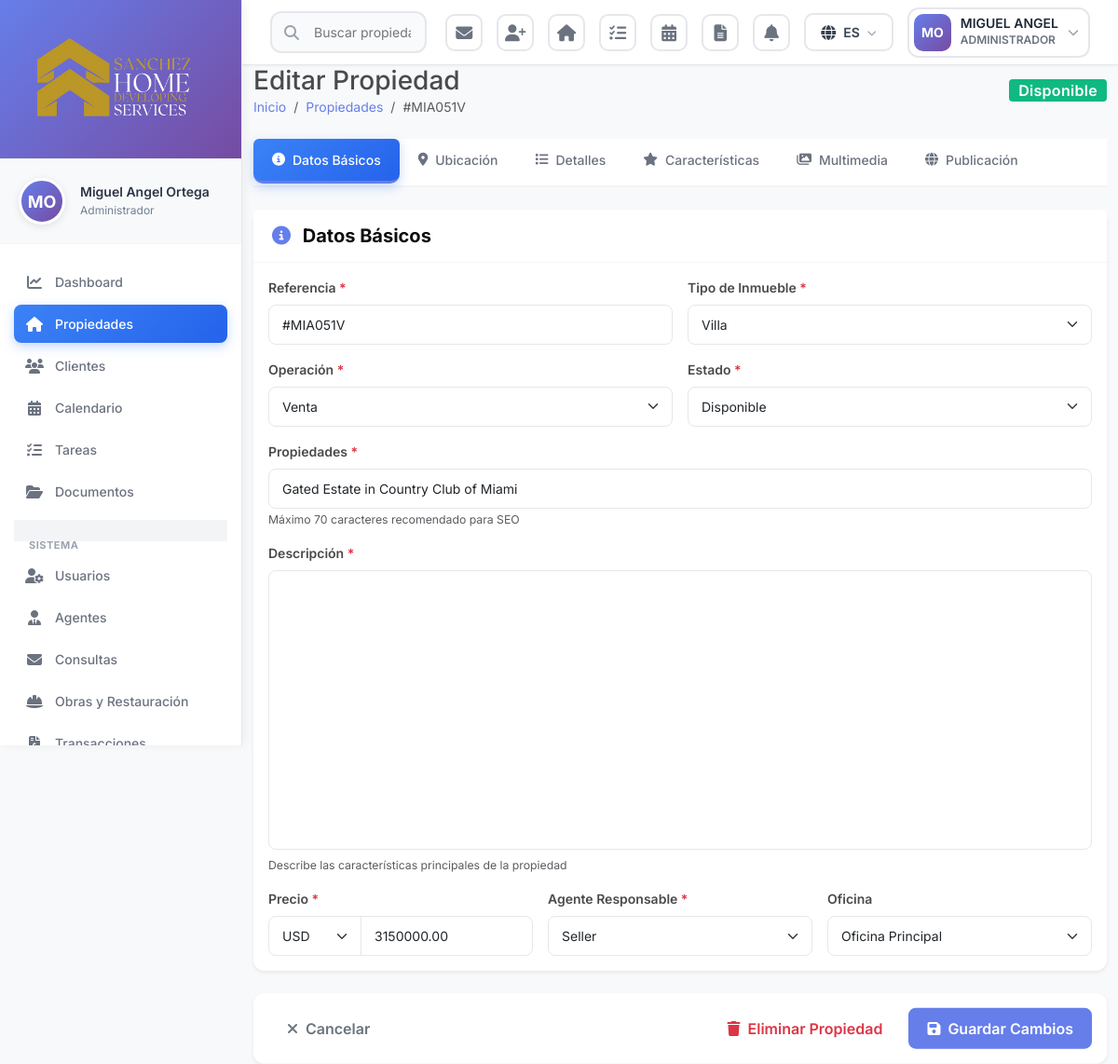
The app's page /editar-propiedad.php?id=54 (signed in) with its own data.
### tables this page shows
CREATE TABLE `users` (
  `id` int(10) UNSIGNED NOT NULL,
  `username` varchar(100) NOT NULL,
  `email` varchar(255) NOT NULL,
  `password` varchar(255) NOT NULL,
  `first_name` varchar(100) NOT NULL,
  `last_name` varchar(100) NOT NULL,
  `phone` varchar(50) DEFAULT NULL,
  `phone_office` varchar(50) DEFAULT NULL,
  `profile_picture` varchar(500) DEFAULT NULL,
  `document_id` varchar(100) DEFAULT NULL,
  `date_of_birth` date DEFAULT NULL,
  `address` text DEFAULT NULL,
  `role_id` int(10) UNSIGNED NOT NULL,
  `office_id` int(10) UNSIGNED DEFAULT NULL,
  `status` enum('active','inactive','suspended') DEFAULT 'active',
  `position` varchar(150) DEFAULT NULL,
  `specialization` varchar(150) DEFAULT NULL,
  `license_number` varchar(100) DEFAULT NULL,
  `commission_sale` decimal(5,2) DEFAULT 0.00,
  `commission_rent` decimal(5,2) DEFAULT 0.00,
  `biography` text DEFAULT NULL,
  `linkedin_url` varchar(500) DEFAULT NULL,
  `facebook_url` varchar(500) DEFAULT NULL,
  `twitter_url` varchar(500) DEFAULT NULL,
  `instagram_url` varchar(500) DEFAULT NULL,
  `whatsapp_business` varchar(50) DEFAULT NULL,
  `language` varchar(5) DEFAULT 'en',
  `show_in_public_website` tinyint(1) DEFAULT 0,
  `total_sales` int(10) UNSIGNED DEFAULT 0,
  `total_rentals` int(10) UNSIGNED DEFAULT 0,
  `total_transaction_value` decimal(15,2) DEFAULT 0.00,
  `average_rating` decimal(3,2) DEFAULT 0.00,
  `email_verified_at` timestamp NULL DEFAULT NULL,
  `remember_token` varchar(100) DEFAULT NULL,
  `last_login` timestamp NULL DEFAULT NULL,
  `created_at` timestamp NULL DEFAULT current_timestamp(),
  `updated_at` timestamp NULL DEFAULT current_timestamp() ON UPDATE current_timestamp()
);

CREATE TABLE `roles` (
  `id` int(10) UNSIGNED NOT NULL,
  `name` varchar(100) NOT NULL,
  `display_name` varchar(150) NOT NULL,
  `description` text DEFAULT NULL,
  `permissions` longtext DEFAULT NULL CHECK (json_valid(`permissions`)),
  `is_active` tinyint(1) DEFAULT 1,
  `created_at` timestamp NULL DEFAULT current_timestamp(),
  `updated_at` timestamp NULL DEFAULT current_timestamp() ON UPDATE current_timestamp()
);

CREATE TABLE `properties` (
  `id` int(10) UNSIGNED NOT NULL,
  `reference` varchar(50) NOT NULL,
  `title` varchar(255) NOT NULL,
  `description` text DEFAULT NULL,
  `property_type_id` int(10) UNSIGNED NOT NULL,
  `operation_type` enum('sale','rent','vacation_rent','transfer') NOT NULL,
  `status` enum('available','reserved','rented','sold','retired','draft','deleted') DEFAULT 'draft',
  `price` decimal(15,2) NOT NULL,
  `currency` varchar(10) DEFAULT 'USD',
  `deposit` decimal(15,2) DEFAULT NULL,
  `community_fees` decimal(10,2) DEFAULT NULL,
  `ibi_annual` decimal(10,2) DEFAULT NULL,
  `price_per_sqm` decimal(10,2) DEFAULT NULL,
  `country` varchar(100) DEFAULT 'República Dominicana',
  `state_province` varchar(100) DEFAULT NULL,
  `city` varchar(100) DEFAULT NULL,
  `zone` varchar(150) DEFAULT NULL,
  `postal_code` varchar(20) DEFAULT NULL,
  `address` varchar(500) DEFAULT NULL,
  `latitude` decimal(10,8) DEFAULT NULL,
  `longitude` decimal(11,8) DEFAULT NULL,
  `bedrooms` int(10) UNSIGNED DEFAULT 0,
  `bathrooms` decimal(3,1) DEFAULT 0.0,
  `garage` tinyint(1) DEFAULT 0,
  `garage_spaces` int(10) UNSIGNED DEFAULT 0,
  `elevator` tinyint(1) DEFAULT 0,
  `floor_number` int(11) DEFAULT NULL,
  `total_floors` int(10) UNSIGNED DEFAULT NULL,
  `useful_area` decimal(10,2) DEFAULT NULL,
  `built_area` decimal(10,2) DEFAULT NULL,
  `plot_area` decimal(10,2) DEFAULT NULL,
  `year_built` int(10) UNSIGNED DEFAULT NULL,
  `orientation` enum('north','south','east','west','northeast','northwest','southeast','southwest') DEFAULT NULL,
  `conservation_status` varchar(100) DEFAULT NULL,
  `energy_certificate` varchar(10) DEFAULT NULL,
  `furnished` tinyint(1) DEFAULT 0,
  `owner_id` int(10) UNSIGNED DEFAULT NULL,
  `agent_id` int(10) UNSIGNED DEFAULT NULL,
  `second_agent_id` int(10) UNSIGNED DEFAULT NULL,
  `office_id` int(10) UNSIGNED DEFAULT NULL,
  `views_count` int(10) UNSIGNED DEFAULT 0,
  `inquiries_count` int(10) UNSIGNED DEFAULT 0,
  `favorites_count` int(10) UNSIGNED DEFAULT 0,
  `featured` tinyint(1) DEFAULT 0,
  `publish_on_website` tinyint(1) DEFAULT 0,
  `publish_on_homepage` tinyint(1) DEFAULT 0,
  `publish_portals` longtext DEFAULT NULL CHECK (json_valid(`publish_portals`)),
  `video_url` varchar(500) DEFAULT NULL,
  `virtual_tour_url` varchar(500) DEFAULT NULL,
  `expected_date` date DEFAULT NULL,
  `internal_notes` text DEFAULT NULL,
  `origin_agency` varchar(255) DEFAULT NULL,
  `created_at` timestamp NULL DEFAULT current_timestamp(),
  `updated_at` timestamp NULL DEFAULT current_timestamp() ON UPDATE current_timestamp(),
  `published_at` timestamp NULL DEFAULT NULL,
  `sold_at` timestamp NULL DEFAULT NULL
);

CREATE TABLE `property_types` (
  `id` int(10) UNSIGNED NOT NULL,
  `name` varchar(100) NOT NULL,
  `slug` varchar(100) NOT NULL,
  `icon` varchar(100) DEFAULT NULL,
  `display_order` int(10) UNSIGNED DEFAULT 0,
  `is_active` tinyint(1) DEFAULT 1,
  `created_at` timestamp NULL DEFAULT current_timestamp(),
  `updated_at` timestamp NULL DEFAULT current_timestamp() ON UPDATE current_timestamp()
);

CREATE TABLE `offices` (
  `id` int(10) UNSIGNED NOT NULL,
  `name` varchar(255) NOT NULL,
  `address` varchar(500) DEFAULT NULL,
  `city` varchar(100) DEFAULT NULL,
  `state_province` varchar(100) DEFAULT NULL,
  `country` varchar(100) DEFAULT 'República Dominicana',
  `postal_code` varchar(20) DEFAULT NULL,
  `phone` varchar(50) DEFAULT NULL,
  `email` varchar(255) DEFAULT NULL,
  `latitude` decimal(10,8) DEFAULT NULL,
  `longitude` decimal(11,8) DEFAULT NULL,
  `is_active` tinyint(1) DEFAULT 1,
  `created_at` timestamp NULL DEFAULT current_timestamp(),
  `updated_at` timestamp NULL DEFAULT current_timestamp() ON UPDATE current_timestamp()
);

### editar-propiedad.php (the view, shortened to what the rows shown need)
<?php
require_once 'config.php';
require_once 'database.php';
require_once 'functions.php';
$currentUser = getCurrentUser();
$propertyId = $_GET['id'] ?? null;
$property = db()->selectOne("SELECT * FROM properties WHERE id = ?", [$propertyId]);
$propertyTypes = db()->select("SELECT * FROM property_types WHERE is_active = 1 ORDER BY display_order");
$agents = db()->select("SELECT id, CONCAT(first_name, ' ', last_name) as name FROM users WHERE role_id IN (2,3) AND status = 'active'");
$offices = db()->select("SELECT * FROM offices WHERE is_active = 1");
include 'header.php';
include 'sidebar.php';
?>
<div class="container-fluid">
    <div class="d-flex justify-content-between align-items-center mb-4">
        <div>
            <h1 class="h3 mb-0"><?php echo __('properties.edit', [], 'Editar Propiedad'); ?></h1>
            <nav aria-label="breadcrumb">
                <ol class="breadcrumb mb-0 small">
                    <li class="breadcrumb-item"><a href="dashboard.php"><?php echo __('home', [], 'Inicio'); ?></a></li>
                    <li class="breadcrumb-item"><a href="propiedades.php"><?php echo __('properties.title', [], 'Propiedades'); ?></a></li>
                    <li class="breadcrumb-item active"><?php echo $property['reference']; ?></li>
                </ol>
            </nav>
        </div>
        <div>
            <span class="badge bg-<?php
                echo $property['status'] === 'available' ? 'success' :
                    ($property['status'] === 'sold' ? 'secondary' :
                    ($property['status'] === 'rented' ? 'info' : 'warning'));
            ?> fs-6">
                <?php echo __('properties.status_' . $property['status'], [], ucfirst($property['status'])); ?>
            </span>
        </div>
    </div>
    <form method="POST" enctype="multipart/form-data" id="propertyForm">
        <div class="tab-content">
            <div class="tab-pane fade show active" id="basicInfo">
                <div class="card border-0 shadow-sm mb-4">
                    <div class="card-body">
                        <div class="row g-3">
                            <div class="col-md-6">
                                <label class="form-label fw-semibold"><?php echo __('properties.reference', [], 'Referencia'); ?> <span class="text-danger">*</span></label>
                                <input type="text" name="reference" class="form-control" required
                                       value="<?php echo htmlspecialchars($property['reference']); ?>">
                            </div>
                            <div class="col-md-6">
                                <label class="form-label fw-semibold"><?php echo __('properties.property_type', [], 'Tipo de Inmueble'); ?> <span class="text-danger">*</span></label>
                                <select name="property_type_id" class="form-select" required>
                                    <?php foreach ($propertyTypes as $type): ?>
                                    <option value="<?php echo $type['id']; ?>"
                                            <?php echo $type['id'] == $property['property_type_id'] ? 'selected' : ''; ?>>
                                        <?php echo $type['name']; ?>
                                    </option>
                                    <?php endforeach; ?>
                                </select>
                            </div>
                            <div class="col-md-6">
                                <label class="form-label fw-semibold"><?php echo __('properties.operation', [], 'Operación'); ?> <span class="text-danger">*</span></label>
                                <select name="operation_type" class="form-select" required>
                                    <option value="sale" <?php echo $property['operation_type'] === 'sale' ? 'selected' : ''; ?>><?php echo __('properties.sale', [], 'Venta'); ?></option>
                                </select>
                            </div>
                            <div class="col-md-6">
                                <label class="form-label fw-semibold"><?php echo __('status', [], 'Estado'); ?> <span class="text-danger">*</span></label>
                                <select name="status" class="form-select" required>
                                    <option value="available" <?php echo $property['status'] === 'available' ? 'selected' : ''; ?>><?php echo __('properties.status_available', [], 'Disponible'); ?></option>
                                </select>
                            </div>
                            <div class="col-12">
                                <label class="form-label fw-semibold"><?php echo __('properties.title', [], 'Título'); ?> <span class="text-danger">*</span></label>
                                <input type="text" name="title" class="form-control" required
                                       value="<?php echo htmlspecialchars($property['title']); ?>"
                                       placeholder="<?php echo __('properties.title_placeholder', [], 'ej: Charming Beach House'); ?>" maxlength="255">
                                <small class="text-muted"><?php echo __('properties.title_hint', [], 'Máximo 70 caracteres recomendado para SEO'); ?></small>
                            </div>
                            <div class="col-md-4">
                                <div class="input-group">
                                    <select name="currency" class="form-select" style="max-width: 100px;">
                                        <option value="USD" <?php echo $property['currency'] === 'USD' ? 'selected' : ''; ?>>USD</option>
                                    </select>
                                    <input type="number" name="price" class="form-control" required
                                           value="<?php echo $property['price']; ?>"
                                           placeholder="0.00" step="0.01" min="0">
                                </div>
                            </div>
                            <div class="col-md-4">
                                <label class="form-label fw-semibold"><?php echo __('properties.responsible_agent', [], 'Agente Responsable'); ?> <span class="text-danger">*</span></label>
                                <select name="agent_id" class="form-select" required>
                                    <?php foreach ($agents as $agent): ?>
                                    <option value="<?php echo $agent['id']; ?>"
                                            <?php echo $agent['id'] == $property['agent_id'] ? 'selected' : ''; ?>>
                                        <?php echo $agent['name']; ?>
                                    </option>
                                    <?php endforeach; ?>
                                </select>
                            </div>
                            <div class="col-md-4">
                                <label class="form-label fw-semibold"><?php echo __('office', [], 'Oficina'); ?></label>
                                <select name="office_id" class="form-select">
                                    <?php foreach ($offices as $office): ?>
                                    <option value="<?php echo $office['id']; ?>"
                                            <?php echo $office['id'] == $property['office_id'] ? 'selected' : ''; ?>>
                                        <?php echo $office['name']; ?>
                                    </option>
                                    <?php endforeach; ?>
                                </select>
                            </div>
                        </div>
                    </div>
                </div>
            </div>
        </div>
    </form>
</div>
<?php include 'footer.php'; ?>

### header.php (shortened to what the rows shown need)
<!DOCTYPE html>
<html lang="<?php echo currentLanguage() === 'es' ? 'es' : 'en'; ?>">
<head>
    <link href="https://cdn.jsdelivr.net/npm/bootstrap@5.3.0/dist/css/bootstrap.min.css" rel="stylesheet">
    <link rel="stylesheet" href="https://cdnjs.cloudflare.com/ajax/libs/font-awesome/6.4.0/css/all.min.css">
    <link rel="stylesheet" href="https://cdn.jsdelivr.net/npm/sweetalert2@11/dist/sweetalert2.min.css">
    <link rel="stylesheet" href="assets/css/style.css">
</head>
<body>
<div class="header-modern">
    <div class="header-actions">
        <div class="custom-dropdown" id="userDropdown">
            <div class="custom-dropdown-toggle user-dropdown-toggle">
                <?php if($currentUser['profile_picture']): ?>
                <img src="<?php echo htmlspecialchars($currentUser['profile_picture']); ?>"
                     alt="<?php echo htmlspecialchars($currentUser['first_name']); ?>"
                     class="user-avatar-header">
                <?php else: ?>
                <div class="user-avatar-header" style="background: linear-gradient(135deg, #667eea 0%, #764ba2 100%); display: flex; align-items: center; justify-content: center; color: white; font-weight: 700; font-size: 14px;">
                    <?php echo strtoupper(substr($currentUser['first_name'], 0, 1) . substr($currentUser['last_name'], 0, 1)); ?>
                </div>
                <?php endif; ?>
                <div class="user-info-header">
                    <div class="user-info-name"><?php echo htmlspecialchars($currentUser['first_name']); ?></div>
                    <div class="user-info-role"><?php echo htmlspecialchars($currentUser['role']['display_name'] ?? __('user', [], 'Usuario')); ?></div>
                </div>
                <i class="fas fa-chevron-down" style="color: #9ca3af; font-size: 12px;"></i>
            </div>
        </div>
    </div>
</div>
</body>
</html>
</body>
</html>

### sidebar.php (shortened to what the rows shown need)
<aside class="sidebar" id="sidebar">
    <div class="user-profile-section">
        <div class="d-flex align-items-center gap-3">
            <?php if($currentUser['profile_picture']): ?>
            <img src="<?php echo htmlspecialchars($currentUser['profile_picture']); ?>"
                 alt="<?php echo htmlspecialchars($currentUser['first_name']); ?>"
                 class="user-avatar">
            <?php else: ?>
            <div class="user-avatar-placeholder">
                <?php echo strtoupper(substr($currentUser['first_name'], 0, 1) . substr($currentUser['last_name'], 0, 1)); ?>
            </div>
            <?php endif; ?>
            <div class="flex-grow-1 user-info">
                <h6 class="user-name">
                    <?php echo htmlspecialchars($currentUser['first_name'] . ' ' . $currentUser['last_name']); ?>
                </h6>
                <small class="user-role">
                    <?php echo htmlspecialchars($currentUser['role']['display_name'] ?? __('user', [], 'Usuario')); ?>
                </small>
            </div>
        </div>
    </div>
</aside>

### records on screen
users: first_name+last_name "MO", first_name "MIGUEL ANGEL", first_name+last_name "Miguel Angel Ortega"
roles: display_name "ADMINISTRADOR", display_name "Administrador"
properties: reference "#MIA051V", status "Disponible", property_type_id "Villa", operation_type "Venta", title "Gated Estate in Country Club of Miami", currency "USD", price "3150000.00", agent_id "Seller", office_id "Oficina Principal"

### other values on screen
__('menu.dashboard', [], 'Dashboard') "Dashboard"
__('menu.properties', [], 'Propiedades') "Propiedades"
__('menu.clients', [], 'Clientes') "Clientes"
__('menu.calendar', [], 'Calendario') "Calendario"
__('menu.tasks', [], 'Tareas') "Tareas"
__('menu.documents', [], 'Documentos') "Documentos"
__('menu.system', [], 'Gestión') "SISTEMA"
__('menu.users', [], 'Usuarios') "Usuarios"
__('menu.agents', [], 'Agentes') "Agentes"
__('menu.inquiries', [], 'Consultas') "Consultas"
__('menu.projects', [], 'Obras y Restauración') "Obras y Restauración"
__('properties.edit', [], 'Editar Propiedad') "Editar Propiedad"
__('home', [], 'Inicio') "Inicio"
__('properties.title', [], 'Propiedades') "Propiedades"
__('properties.basic_info', [], 'Basic Info') "Datos Básicos"
